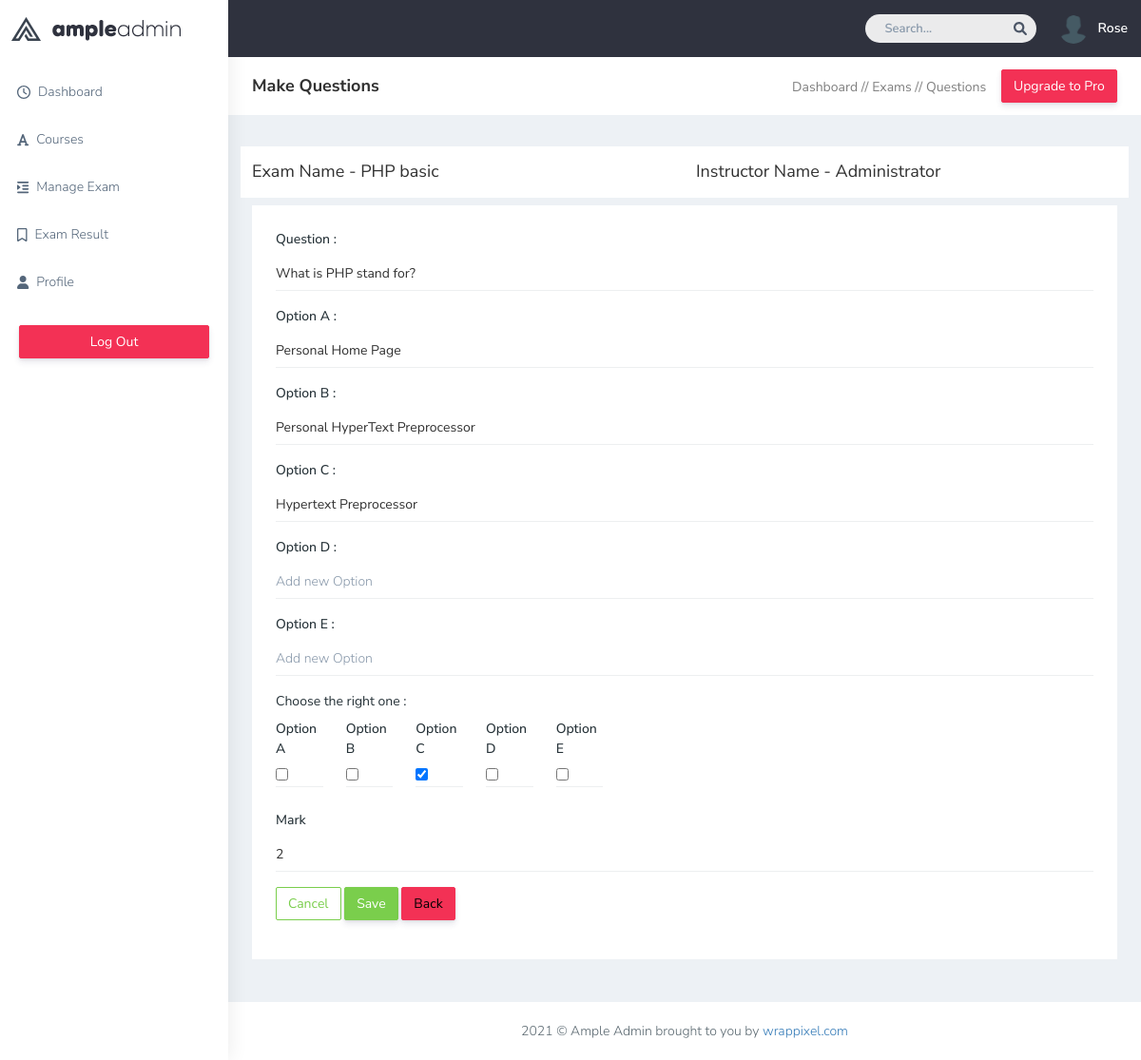
Page /edit-question.php?slug=1-61cbe9351d37e (signed in) on the committed database.
### tables this page shows
CREATE TABLE `users` (
  `id` int(11) NOT NULL,
  `slug` varchar(225) NOT NULL,
  `username` varchar(200) NOT NULL,
  `email` varchar(200) NOT NULL,
  `password` varchar(200) NOT NULL,
  `role` varchar(200) DEFAULT NULL,
  `address` varchar(250) DEFAULT NULL,
  `phone_no` varchar(200) DEFAULT NULL,
  `image` varchar(250) DEFAULT NULL
);

CREATE TABLE `questions` (
  `id` int(11) NOT NULL,
  `exam_id` int(11) NOT NULL,
  `slug` varchar(255) NOT NULL,
  `question` text NOT NULL,
  `mark` int(11) NOT NULL
);

CREATE TABLE `exams` (
  `id` int(11) NOT NULL,
  `ins_id` int(11) NOT NULL,
  `slug` varchar(255) NOT NULL,
  `title` varchar(200) NOT NULL,
  `description` varchar(300) DEFAULT NULL,
  `time_limit` time NOT NULL,
  `create_date` date DEFAULT NULL,
  `lunch_date` date DEFAULT NULL
);

CREATE TABLE `answers` (
  `id` int(11) NOT NULL,
  `slug` varchar(255) NOT NULL,
  `answer` text NOT NULL,
  `isAnswer` tinyint(1) NOT NULL,
  `question_id` int(11) NOT NULL
);

### edit-question.php (the view, shortened to what the rows shown need)
<?php require_once "inc/header.php";
if(isset($_GET['slug']))
{
    $slug = $_GET['slug'];
    $question = DB::table('questions')->where('slug',$slug)->getOne();
    if(empty($question))
    {
        Helper::redirect('404.php');
    }
    else if($question)
    {
        $question = Question::getExam($question->id);
        $answer = Question::getAnswer($question->id);
    }
}else{
    Helper::redirect('404.php');
}
?>
        <div class="page-wrapper">
            <div class="container-fluid">
                <div class="row align-items-center bg-white pt-3 pb-2 my-2">
                    <div class="col-lg-6 col-md-6 col-sm-4 col-xs-12">
                        <h4 class="page-title">Exam Name - <?= $question->exam_title; ?></h4>
                    </div>
                    <div class="col-lg-6 col-md-6 col-sm-4 col-xs-12">
                        <h4 class="page-title">Instructor Name - <?= DB::table('users')->where('id',$question->ins_id)->getOne()->username; ?></h4>
                    </div>
                </div>
                <div class="row ">
                     <div class="col-lg-12 col-xlg-12 col-md-12">
                        <div class="card">
                            <div class="card-body">
                                <form class="form-horizontal form-material" action="" method="POST">
                                    <div class="form-group">
                                        <div class="col-md-12 border-bottom p-0">
                                            <input type="text" value="<?= $question->question ?>"
                                                class="form-control p-0 border-0" name="question" id="question"> </div>
                                    </div>
                                    <div class="form-group col-sm-12">
                                       <div class="col-sm-12 border-bottom p-0">
                                           <input type="text" value="<?= isset($answer[0]->answer) ? $answer[0]->answer : "" ?>"  placeholder="Add new Option"
                                               class="form-control p-0 border-0" name="choiceA"
                                               id="choiceA">
                                       </div>
                                    </div>
                                     <div class="form-group col-sm-12">
                                       <div class="col-sm-12 border-bottom p-0">
                                           <input type="text" value="<?= isset($answer[1]->answer) ? $answer[1]->answer : "" ?>"  placeholder="Add new Option"
                                               class="form-control p-0 border-0" name="choiceB"
                                               id="choiceB">
                                       </div>
                                    </div>
                                    <div class="form-group col-sm-12">
                                       <div class="col-sm-12 border-bottom p-0">
                                           <input type="text" value="<?= isset($answer[2]->answer) ? $answer[2]->answer : "" ?>"  placeholder="Add new Option"
                                               class="form-control p-0 border-0" name="choiceC"
                                               id="choiceC">
                                       </div>
                                    </div>
                                   <div class="form-group">
                                        <div class="col-md-12 border-bottom p-0">
                                            <input type="number"
                                                class="form-control p-0 border-0" name="mark" value="<?= $question->mark ?>"
                                                id="mark">
                                        </div>
                                    </div>
                                </form>
                            </div>
                        </div>
                    </div>
                </div>
            </div>
        </div>
<?php require_once "inc/footer.php" ?>

### inc/header.php (shortened to what the rows shown need)
<!DOCTYPE html>
<html dir="ltr" lang="en">
<head>
    <link href="template/css/style.min.css" rel="stylesheet">
    <link rel="stylesheet" href="https://cdnjs.cloudflare.com/ajax/libs/font-awesome/6.0.0-beta2/css/all.min.css" />
</head>
<body>
    <div id="main-wrapper" data-layout="vertical" data-navbarbg="skin5" data-sidebartype="full"
        data-sidebar-position="absolute" data-header-position="absolute" data-boxed-layout="full">
        <header class="topbar" data-navbarbg="skin5">
            <nav class="navbar top-navbar navbar-expand-md navbar-dark">
                <div class="navbar-collapse collapse" id="navbarSupportedContent" data-navbarbg="skin5">
                    <ul class="navbar-nav ms-auto d-flex align-items-center">
                        <?php if(User::auth()):
                                 $user = User::auth();
                        ?>
                        <li>
                            <a class="profile-pic" href="profile.php">
                                <img src="<?= $user->image ?>" alt="user-img" width="30" style="border-radius: 50%;"
                                    class="img-circle"><span class="text-white font-medium"><?= $user->username ?></span></a>
                        </li>
                        <?php endif; ?>
                    </ul>
                </div>
            </nav>
        </header>

### rows in the picture
users: image (placeholder picture), username "Rose"
questions: exam.title "PHP basic", exam.username "Administrator", question "What is PHP stand for?", mark "2"
answers: choiceA "Personal Home Page"
answers: choiceB "Personal HyperText Preprocessor"
answers: choiceC "Hypertext Preprocessor"
